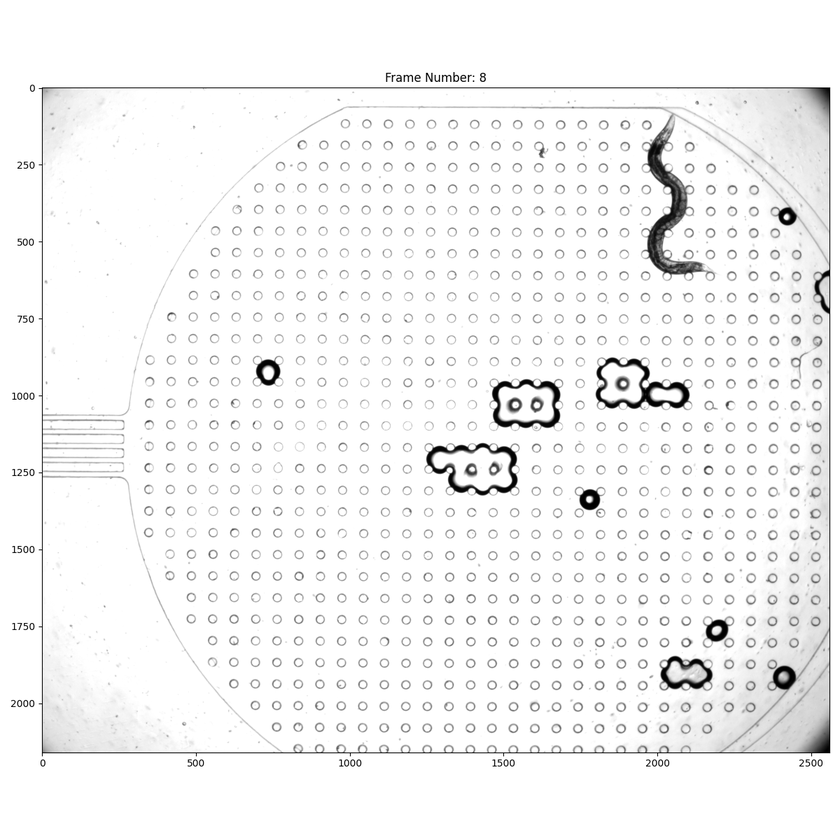
#> input picture project_5/test_image.png, 840 x 840 px, shrunk from 1200 x 1200 before the run, found by its file name
$ python t2.py
#> lines starting #> are read from the running program, lines starting #| are printed output that depends on the picture; after the words box and inside, x2 and y2 are one past the last pixel; in counts of white or black regions, pixels touching at a corner belong together
import cv2

# Load grayscale image
image = cv2.imread('project_5\\test_image.png', cv2.IMREAD_GRAYSCALE)
#> image is the input picture: shape (840, 840); min 0, max 255, mean 244.3

# Initialize MSER detector
mser = cv2.MSER_create()

# Detect MSER regions
regions, _ = mser.detectRegions(image)
#> regions = 1735 items

# Draw MSER regions on the image
for region in regions:
    hull = cv2.convexHull(region.reshape(-1, 1, 2))
    cv2.polylines(image, [hull], isClosed=True, color=(255, 0, 0), thickness=2)
#> this loop made 1735 passes
#> hull on passes 9, 10, 14: [[61, 752], [42, 755], [39, 88], [42, 88]], [[73, 752], [42, 755], [39, 88], [42, 88]], [[829, 88], [829, 110], [816, 88]]
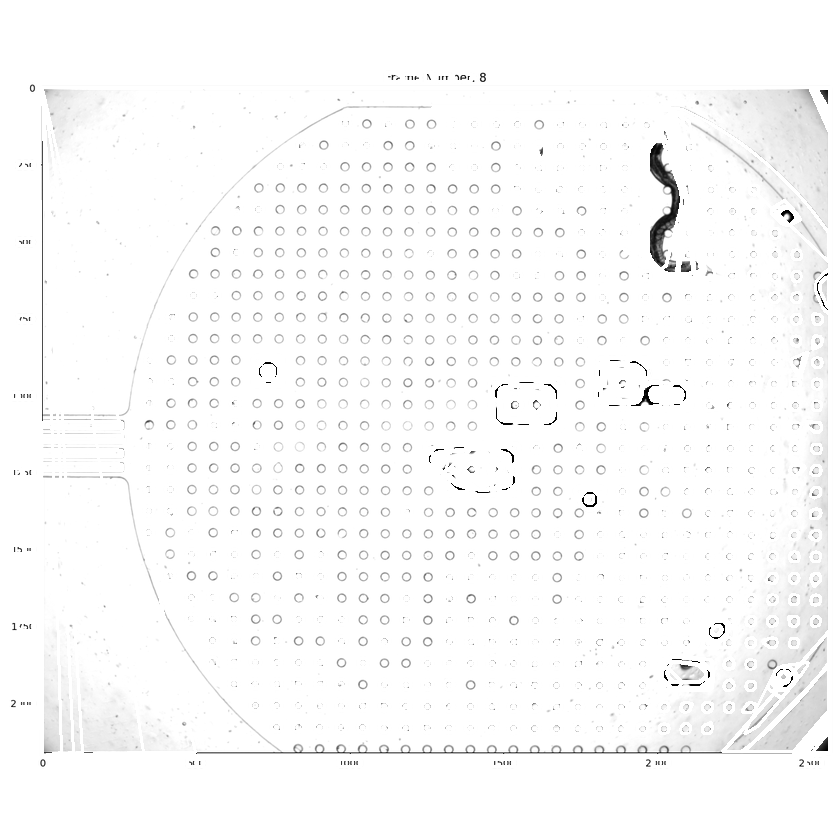
#> image: shape (840, 840); 8.57% of pixels changed, all inside (x1, y1, x2, y2) = (11, 71, 831, 768)

cv2.imshow('MSER Regions', image)
cv2.waitKey(0)
cv2.destroyAllWindows()
